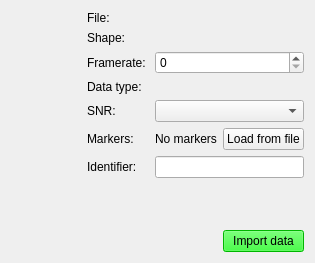
      <widget class="QWidget" name="Tab_Recording">
       <attribute name="title">
        <string>Open recording</string>
       </attribute>
       <attribute name="toolTip">
        <string>Open recording.
Used to import and view the raw signal data.</string>
       </attribute>
       <layout class="QGridLayout" name="gridLayout_2">
        <item row="5" column="7">
         <widget class="QLabel" name="lbl_markersloaded">
          <property name="text">
           <string>No markers</string>
          </property>
         </widget>
        </item>
        <item row="8" column="8">
         <widget class="QPushButton" name="btn_import">
          <property name="styleSheet">
           <string notr="true">background-color: rgb(0, 255, 0);</string>
          </property>
          <property name="text">
           <string>Import data</string>
          </property>
         </widget>
        </item>
        <item row="6" column="7" colspan="2">
         <widget class="QLineEdit" name="le_identifier"/>
        </item>
        <item row="6" column="6">
         <widget class="QLabel" name="label_14">
          <property name="text">
           <string>Identifier: </string>
          </property>
         </widget>
        </item>
        <item row="3" column="6">
         <widget class="QLabel" name="label_15">
          <property name="text">
           <string>Data type: </string>
          </property>
         </widget>
        </item>
        <item row="8" column="4">
         <spacer name="horizontalSpacer_2">
          <property name="orientation">
           <enum>Qt::Horizontal</enum>
          </property>
          <property name="sizeHint" stdset="0">
           <size>
            <width>40</width>
            <height>20</height>
           </size>
          </property>
         </spacer>
        </item>
        <item row="3" column="7" colspan="2">
         <widget class="QLabel" name="lbl_datatype">
          <property name="text">
           <string/>
          </property>
         </widget>
        </item>
        <item row="7" column="7">
         <spacer name="verticalSpacer_12">
          <property name="orientation">
           <enum>Qt::Vertical</enum>
          </property>
          <property name="sizeHint" stdset="0">
           <size>
            <width>20</width>
            <height>40</height>
           </size>
          </property>
         </spacer>
        </item>
        <item row="5" column="8">
         <widget class="QPushButton" name="btn_loadmarkers">
          <property name="text">
           <string>Load from file</string>
          </property>
         </widget>
        </item>
        <item row="5" column="6">
         <widget class="QLabel" name="label_13">
          <property name="text">
           <string>Markers: </string>
          </property>
         </widget>
        </item>
        <item row="2" column="6">
         <widget class="QLabel" name="label_12">
          <property name="text">
           <string>Framerate: </string>
          </property>
         </widget>
        </item>
        <item row="4" column="6">
         <widget class="QLabel" name="lbl_filesnr">
          <property name="toolTip">
           <string>Signal to Noise Ratio (SNR) of the signal.
SNR denotes the ratio between the average and the average plus the standard deviation, giving a proportion that can be used as a guidance in how noisy the signal appears to be.</string>
          </property>
          <property name="text">
           <string>SNR: </string>
          </property>
         </widget>
        </item>
        <item row="0" column="6">
         <widget class="QLabel" name="label_10">
          <property name="text">
           <string>File:</string>
          </property>
         </widget>
        </item>
        <item row="0" column="7" colspan="2">
         <widget class="QLabel" name="lbl_filename">
          <property name="toolTip">
           <string>Name of the imported file.</string>
          </property>
          <property name="text">
           <string/>
          </property>
         </widget>
        </item>
        <item row="1" column="6">
         <widget class="QLabel" name="label_16">
          <property name="text">
           <string>Shape: </string>
          </property>
         </widget>
        </item>
        <item row="1" column="7" colspan="2">
         <widget class="QLabel" name="lbl_fileshape">
          <property name="toolTip">
           <string>Shape of the imported file (rows, columns).
The rows should be the amount of channels and the columns the amount of datapoints per channel.</string>
          </property>
          <property name="text">
           <string/>
          </property>
         </widget>
        </item>
        <item row="4" column="7" colspan="2">
         <widget class="QComboBox" name="cb_channelsnr"/>
        </item>
        <item row="0" column="0" rowspan="8" colspan="6">
         <widget class="QtCanvas" name="plt_container_raw" native="true"/>
        </item>
        <item row="2" column="7" colspan="2">
         <widget class="QSpinBox" name="sp_framerate">
          <property name="maximum">
           <number>999999999</number>
          </property>
         </widget>
        </item>
       </layout>
      </widget>
